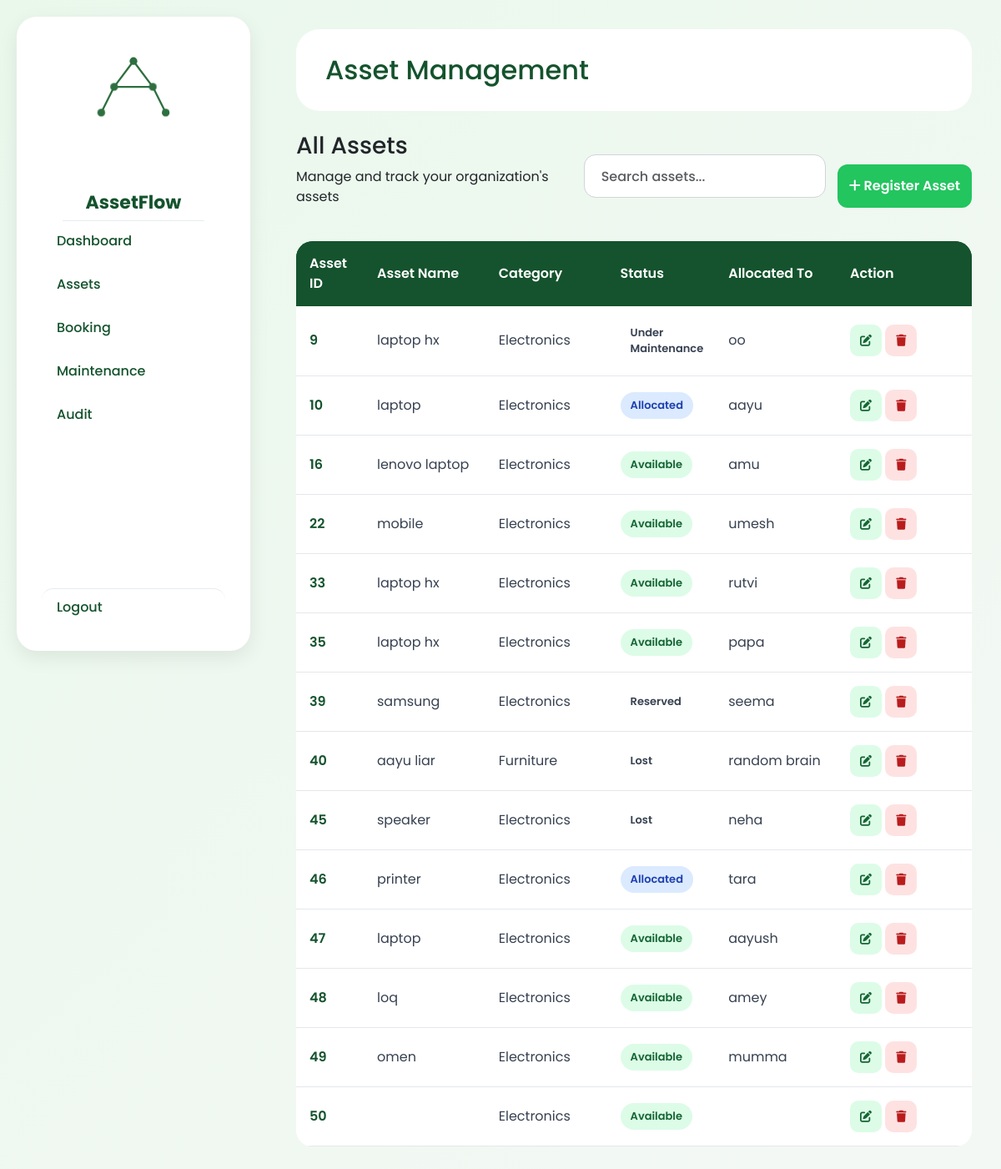
Page /assets on the committed database.
### tables this page shows
CREATE TABLE Assets(
    AssetID INTEGER PRIMARY KEY AUTOINCREMENT,
    AssetName TEXT,
    Category TEXT,
    Status TEXT,
    AllocatedTo TEXT
);

### app.py (the view)
@app.route("/assets")
def assets():
    conn = get_connection()
    cursor = conn.cursor()
    cursor.execute("SELECT * FROM Assets")
    assets = cursor.fetchall()
    conn.close()
    return render_template("asset.html", assets=assets)

### database.py (called while the page is built)
def get_connection():
    conn = sqlite3.connect(str(DB_PATH), timeout=15)
    conn.execute("PRAGMA foreign_keys = ON")
    conn.row_factory = sqlite3.Row
    return conn

### templates/asset.html (shortened to what this page needs)
<!DOCTYPE html>
<html lang="en">
<head>
<link href="https://cdn.jsdelivr.net/npm/bootstrap@5.3.3/dist/css/bootstrap.min.css" rel="stylesheet">
<link href="https://cdnjs.cloudflare.com/ajax/libs/font-awesome/6.5.2/css/all.min.css" rel="stylesheet">
<link rel="stylesheet" href="{{ url_for('static', filename='css/asset.css') }}">
</head>
<body>
<form id="assetForm"  action="/add_asset" method="POST">
<div class = "dashboard">
    <div class="sidebar">
    <div class="logo">
                   <h2> AssetFlow</h2>
        </div>
        <nav>
                    <a href="/dashboard" class="nav-link">Dashboard</a>
                    <a href = "/assets" class= "nav-link">Assets </a>
                    <a href="/booking" class="nav-link"> Booking</a>
                    <a href="/maintenance" class="nav-link">Maintenance</a>
                    <a href="/audit" class="nav-link"> Audit</a>
                </nav>
                  <a href="/logout" class="nav-link logout">Logout</a>
</div>
<div class="main">
<div class="topbar">
<h2>Asset Management</h2>
</div>
<div class="content">
    <div class="card-box">
        <div class="asset-toolbar">
            <div>
                <h3>All Assets</h3>
                <p>Manage and track your organization's assets</p>
            </div>
            <div class="asset-actions">
                <input
                    id="assetSearch"
                    class="form-control"
                    placeholder="Search assets..."
                    onkeyup="searchAsset()"
                    onkeydown="if(event.key === 'Enter') {event.preventDefault();; return false;}">
                <button
                    class="btn btn-primary"
                    data-bs-toggle="modal"
                    type="button"
                    id="addAssetButton"
                    data-bs-target="#assetModal"
                    onclick="clearAssetForm()"
                >
                    <i class="fa fa-plus"></i>
                    Register Asset
                </button>
            </div>
        </div>
<table class="table table-hover align-middle asset-table">
<thead class="table-dark">
<tr>
<th>Asset ID</th>
<th>Asset Name</th>
<th>Category</th>
<th>Status</th>
<th>Allocated To</th>
<th width="150">Action</th>
</thead>
<tbody id="assetTable">
    {% for asset in assets %}
<tr>
    <td>{{ asset[0] }}</td>
    <td>{{ asset[1] }}</td>
    <td>{{ asset[2] }}</td>
    <td><span class="status-badge status-{{ asset[3]|lower }}">
        {{ asset[3] }}
    </span>
</td>
    <td>{{ asset[4] }}</td>
    <td>
        <button class="btn btn-warning btn-sm" type="button"
            onclick="editAsset({{ asset[0] }})">
            <i class="fa fa-edit"></i>
        </button>
        <button class="btn btn-danger btn-sm" type="button"
        onclick="deleteAsset({{asset[0]}})">
            <i class="fa fa-trash"></i>
        </button>
    </td>
</tr>
{% endfor %}
</tbody>
</table>
</div>
</div>
</div>
</div>
</form>
</body>
</html>

### static/css/asset.css (style rules this page uses)
body { margin:0; padding:0; font-family:Poppins,sans-serif; background: linear-gradient( 135deg, #EAF8EC, #F4F8F5 ); }
.sidebar { width:280px; background:#FFFFFF; margin:20px; border-radius:24px; box-shadow:0 8px 25px rgba(0,0,0,0.08); display: flex; flex-direction: column; align-items: center; padding: 30px; box-shadow: 0 8px 25px rgba(0,0,0,0.08); position: sticky; top: 20px; height: calc(100vh - 40px); box-sizing: border-box; }
.nav-link { color: #14532D; text-decoration: none; padding: 10px 18px; border-radius: 14px; font-weight: 500; }
nav { display: flex; flex-direction: column; gap: 8px; }
.sidebar nav { width: 100%; display: flex; flex-direction: column; }
.dashboard { display:flex; min-height:100vh; }
.sidebar .logout { width: 100%; margin-top: auto; margin-bottom: 0; padding: 10px 18px; border-top: 1px solid #E8ECEF; box-sizing: border-box; }
.main { flex:1; padding:35px; min-width:0; }
.topbar { background: #ffffff; border-radius: 28px; padding: 30px 35px; margin-bottom: 25px; }
.topbar h2 { margin: 0; color: #14532d; font-size: 32px; }
.logo { display:flex; flex-direction:column; align-items:center; gap:2px; margin-bottom:2px; border-bottom:1px solid #E8ECEF; }
.logo h2 { font-size:22px; font-weight:700; color:#14532D; margin-top: 8px; }
.asset-toolbar { display:flex; justify-content:space-between; align-items:center; margin-bottom:20px; }
.asset-actions { display:flex; align-items:center; gap:12px; }
#assetSearch { width:280px; padding: 12px 28px; border-radius: 16px; font-weight: 500; transition: 0.3s; }
input { width:100%; padding:14px 16px; border:1px solid #D1D5DB; border-radius:12px; font-size:16px; transition:0.3s; }
input::placeholder { color:#9CA3AF; }
.asset-table { background:#FFFFFF; border-radius:20px; overflow:hidden; }
.asset-table thead { background:#14532D; }
.asset-table thead th { background: #14532D; color:#FFFFFF; padding:15px 16px; font-weight:600; border:none; align-content:center; }
.asset-table tbody td { padding:14px 16px; vertical-align:middle; color:#374151; border-color:#E5E7EB; }
.asset-table tbody tr { transition:background 0.2s ease; }
#addAssetButton { background: #22C55E; color: white; border-radius: 12px; padding: 14px; margin-top: 24px; font-weight: 600; font-size: 16px; border: none; width: 100%; cursor: pointer; transition: all 0.3s ease; }
.status-badge { display: inline-block; padding: 6px 12px; border-radius: 20px; font-size: 13px; font-weight: 600; }
.status-available { background: #DCFCE7; color: #166534; }
.status-allocated { background: #DBEAFE; color: #1E40AF; }
.asset-table tbody tr { transition: all 0.2s ease; }
.asset-table tbody td { padding: 16px; vertical-align: middle; color: #374151; border-color: #E5E7EB; }
.asset-table tbody td:first-child { font-weight: 600; color: #14532D; }
#assetSearch { width: 300px; height: 52px; padding: 10px 20px; border-radius: 14px; font-size: 16px; font-weight: 500; border: 1px solid #D1D5DB; transition: 0.3s ease; }
.asset-actions .btn { height: 52px; padding: 10px 24px; border-radius: 14px; white-space: nowrap; font-size: 16px; font-weight: 600; }
.asset-toolbar { display: flex; justify-content: space-between; align-items: center; gap: 30px; margin-bottom: 25px; }
.asset-actions { display: flex; align-items: center; gap: 14px; flex-shrink: 0; }
#assetSearch { width: 290px; height: 52px; padding: 10px 20px; border-radius: 14px; font-size: 16px; font-weight: 500; }
.asset-table { width: 100%; table-layout: fixed; }
.asset-table th:nth-child(1), .asset-table td:nth-child(1) { width: 10%; }
.asset-table th:nth-child(2), .asset-table td:nth-child(2) { width: 18%; }
.asset-table th:nth-child(3), .asset-table td:nth-child(3) { width: 18%; }
.asset-table th:nth-child(4), .asset-table td:nth-child(4) { width: 16%; }
.asset-table th:nth-child(5), .asset-table td:nth-child(5) { width: 18%; }
.asset-table th:nth-child(6), .asset-table td:nth-child(6) { width: 20%; }
.asset-table .btn { width: 38px; height: 38px; padding: 0; border-radius: 10px; display: inline-flex; align-items: center; justify-content: center; border: none; transition: all 0.2s ease; }
.asset-table .btn-warning { background: #DCFCE7; color: #166534; }
.asset-table .btn-danger { background: #FEE2E2; color: #B91C1C; }
.asset-table td:last-child { white-space: nowrap; }

### rows in the picture
Assets: AssetID "9", AssetName "laptop hx", Category "Electronics", Status "Under Maintenance", AllocatedTo "oo"
Assets: AssetID "10", AssetName "laptop", Category "Electronics", Status "Allocated", AllocatedTo "aayu"
Assets: AssetID "16", AssetName "lenovo laptop", Category "Electronics", Status "Available", AllocatedTo "amu"
Assets: AssetID "22", AssetName "mobile", Category "Electronics", Status "Available", AllocatedTo "umesh"
Assets: AssetID "33", AssetName "laptop hx", Category "Electronics", Status "Available", AllocatedTo "rutvi"
Assets: AssetID "35", AssetName "laptop hx", Category "Electronics", Status "Available", AllocatedTo "papa"
Assets: AssetID "39", AssetName "samsung", Category "Electronics", Status "Reserved", AllocatedTo "seema"
Assets: AssetID "40", AssetName "aayu liar", Category "Furniture", Status "Lost", AllocatedTo "random brain"
Assets: AssetID "45", AssetName "speaker", Category "Electronics", Status "Lost", AllocatedTo "neha"
Assets: AssetID "46", AssetName "printer", Category "Electronics", Status "Allocated", AllocatedTo "tara"
Assets: AssetID "47", AssetName "laptop", Category "Electronics", Status "Available", AllocatedTo "aayush"
Assets: AssetID "48", AssetName "loq", Category "Electronics", Status "Available", AllocatedTo "amey"
Assets: AssetID "49", AssetName "omen", Category "Electronics", Status "Available", AllocatedTo "mumma"
Assets: AssetID "50", Category "Electronics", Status "Available"
